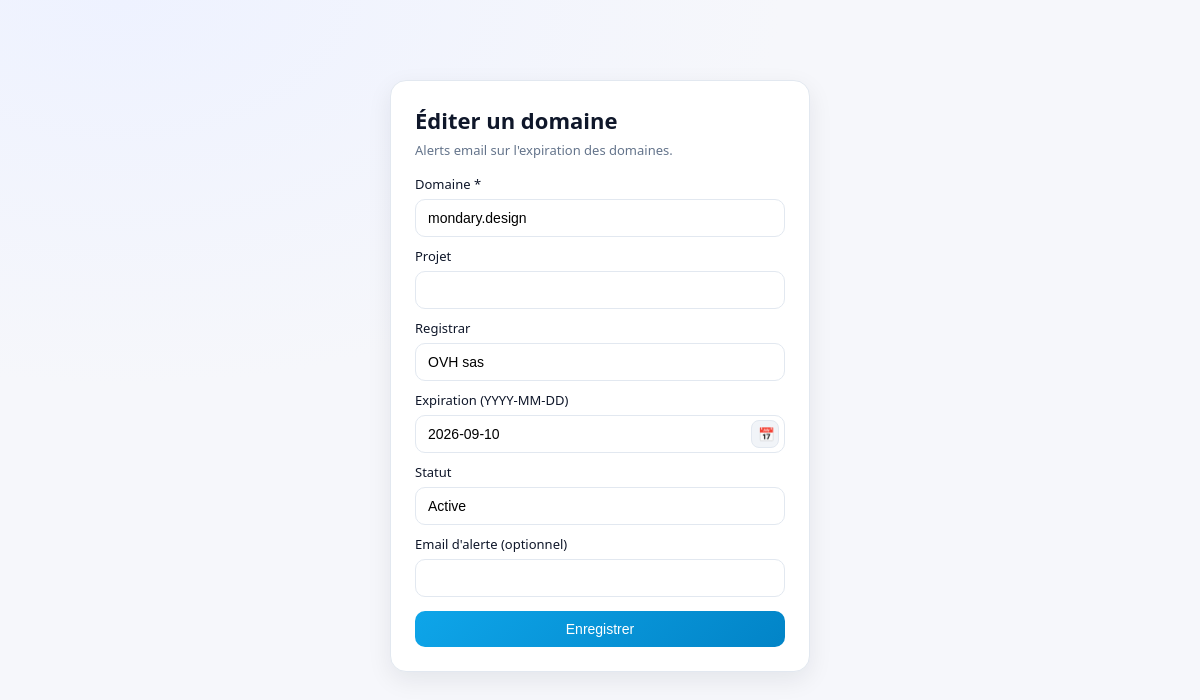
The page /edit.php?domain=mondary.design (signed in) on the database its author committed.
### tables this page shows
CREATE TABLE "domains" (
                id INTEGER PRIMARY KEY AUTOINCREMENT,
                user_id INTEGER,
                domain TEXT NOT NULL,
                project TEXT,
                registrar TEXT,
                expires TEXT,
                status TEXT,
                email TEXT,
                UNIQUE(user_id, domain)
            );

### app/lib/db.php (called while the page is built, shortened)
<?php
function apply_settings(PDO $db, array $config, ?int $user_id = null): array {
    $defaults = [
        "site_name" => $config["site_name"],
        "email_to" => $config["email_to"],
        "email_from" => $config["email_from"],
        "mail_subject_prefix" => $config["mail_subject_prefix"],
        "alert_days" => $config["alert_days"],
        "language" => $config["language"] ?? "fr",
        "columns_visible" => json_encode(["domain", "registrar", "expiration", "days", "status", "email", "project"]),
    ];
    if ($user_id === null) {
        $rows = [];
    } else {
        $stmt = $db->prepare("SELECT key, value FROM settings WHERE user_id = :uid");
        $stmt->execute([":uid" => $user_id]);
        $rows = $stmt->fetchAll();
    }
    $settings = [];
    $config["site_name"] = $settings["site_name"] ?? $config["site_name"];
    $config["email_to"] = $settings["email_to"] ?? $config["email_to"];
    $config["email_from"] = $settings["email_from"] ?? $config["email_from"];
    $config["mail_subject_prefix"] = $settings["mail_subject_prefix"] ?? $config["mail_subject_prefix"];
    $config["language"] = $settings["language"] ?? ($config["language"] ?? "fr");
    return $config;
}

### app/lib/i18n.php (called while the page is built, shortened)
<?php
function t(string $key, array $vars = []): string {
    $translations = $GLOBALS["i18n"] ?? [];
    $text = $translations[$key] ?? $key;
    return $text;
}

### public/edit.php (the view, shortened to what this page needs)
<?php
$config = require __DIR__ . "/../config.php";
require_once __DIR__ . "/../app/lib/db.php";
require_once __DIR__ . "/../app/lib/i18n.php";
date_default_timezone_set($config["timezone"]);
$db = get_db($config);
$config = apply_settings($db, $config);
$domain_param = $_GET["domain"] ?? "";
$uid = (int)($_SESSION["user_id"] ?? 0);
$stmt = $db->prepare("SELECT * FROM domains WHERE domain = :d AND user_id = :uid");
$stmt->execute([":d" => $domain_param, ":uid" => $uid]);
$row = $stmt->fetch();
?>
<!doctype html>
<html lang="<?php echo htmlspecialchars($config["language"] ?? "fr"); ?>">
  <head>
    <link rel="stylesheet" href="assets/style.css">
  </head>
  <body>
    <div class="container">
      <div class="auth-card">
        <div class="auth-title"><?php echo t("drawer_edit_title"); ?></div>
        <div class="auth-subtitle"><?php echo t("header_hint"); ?></div>
        <form method="post">
          <label class="auth-label" for="domain"><?php echo t("label_domain"); ?></label>
          <input class="auth-input" id="domain" name="domain" type="text" required value="<?php echo htmlspecialchars($row["domain"]); ?>">
          <label class="auth-label" for="project"><?php echo t("label_project"); ?></label>
          <input class="auth-input" id="project" name="project" type="text" value="<?php echo htmlspecialchars($row["project"] ?? ""); ?>">
          <label class="auth-label" for="registrar"><?php echo t("label_registrar"); ?></label>
          <input class="auth-input" id="registrar" name="registrar" type="text" value="<?php echo htmlspecialchars($row["registrar"] ?? ""); ?>">
          <label class="auth-label" for="expires"><?php echo t("label_expiration"); ?></label>
          <div class="date-wrap">
            <input class="auth-input date-input" id="expires" name="expires" type="text" inputmode="numeric" maxlength="10" placeholder="YYYY-MM-DD" data-date-mask value="<?php echo htmlspecialchars($row["expires"] ?? ""); ?>">
            <button class="date-btn" type="button" data-date-btn aria-label="<?php echo t("open_datepicker"); ?>">📅</button>
          </div>
          <label class="auth-label" for="status"><?php echo t("label_status"); ?></label>
          <input class="auth-input" id="status" name="status" type="text" value="<?php echo htmlspecialchars($row["status"] ?? "Active"); ?>">
          <label class="auth-label" for="email"><?php echo t("label_email"); ?></label>
          <input class="auth-input" id="email" name="email" type="email" value="<?php echo htmlspecialchars($row["email"] ?? ""); ?>">
          <button class="btn primary auth-button" type="submit"><?php echo t("save"); ?></button>
        </form>
      </div>
    </div>
  </body>
</html>

### public/assets/style.css (style rules this page uses)
:root { --bg: #f6f7fb; --card: #ffffff; --text: #0f172a; --muted: #64748b; --line: #e2e8f0; --primary: #0ea5e9; --primary-dark: #0284c7; --danger: #ef4444; --warn: #f59e0b; --ok: #10b981; --shadow: 0 8px 24px rgba(15, 23, 42, 0.08); }
* { box-sizing: border-box; }
body { margin: 0; font-family: "IBM Plex Sans", "Segoe UI", system-ui, -apple-system, sans-serif; background: radial-gradient(1200px 700px at 10% 0%, #eef2ff 0%, #f6f7fb 55%, #f6f7fb 100%); color: var(--text); }
.container { max-width: 1200px; margin: 24px auto 60px; padding: 0 24px; }
.select, .btn { background: #fff; border: 1px solid var(--line); border-radius: 10px; padding: 10px 12px; font-size: 14px; }
.btn.primary { background: linear-gradient(135deg, var(--primary), var(--primary-dark)); color: #fff; border: none; }
.auth-card { max-width: 420px; margin: 80px auto 0; background: var(--card); border: 1px solid var(--line); border-radius: 16px; padding: 24px; box-shadow: var(--shadow); }
.auth-title { font-size: 22px; font-weight: 700; }
.auth-subtitle { color: var(--muted); font-size: 13px; margin: 6px 0 16px; }
.auth-label { display: block; font-size: 13px; margin: 10px 0 6px; }
.auth-input { width: 100%; border: 1px solid var(--line); border-radius: 10px; padding: 10px 12px; font-size: 14px; }
.date-wrap { position: relative; display: flex; align-items: center; }
.date-input { padding-right: 38px; }
.date-btn { position: absolute; right: 6px; border: 1px solid var(--line); background: #f1f4f8; border-radius: 8px; width: 28px; height: 28px; cursor: pointer; }
.auth-button { width: 100%; margin-top: 14px; }

### rows shown on the page
domains: domain "mondary.design", registrar "OVH sas", expires "2026-09-10", status "Active"

### other values the page prints
t("drawer_edit_title") "Éditer un domaine"
t("header_hint") "Alerts email sur l'expiration des domaines."
t("label_domain") "Domaine *"
t("label_project") "Projet"
t("label_registrar") "Registrar"
t("label_expiration") "Expiration (YYYY-MM-DD)"
t("label_status") "Statut"
t("label_email") "Email d'alerte (optionnel)"
t("save") "Enregistrer"
